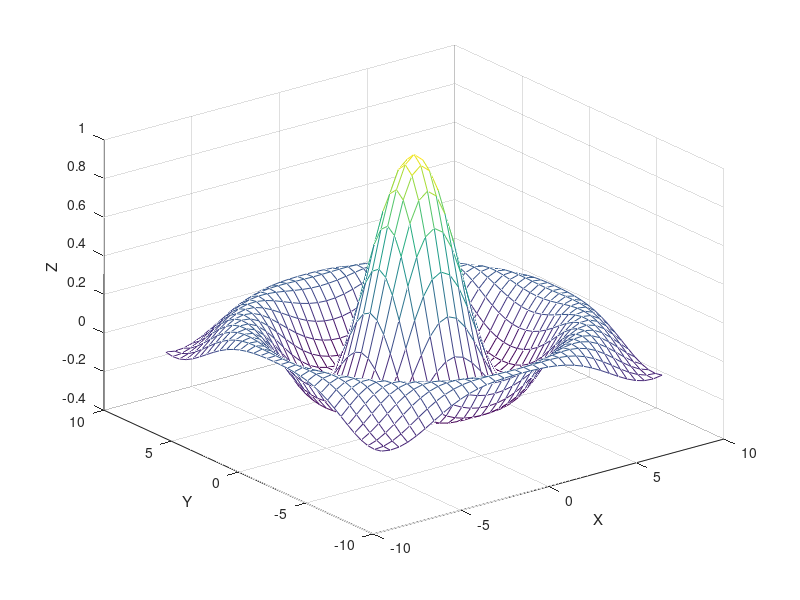
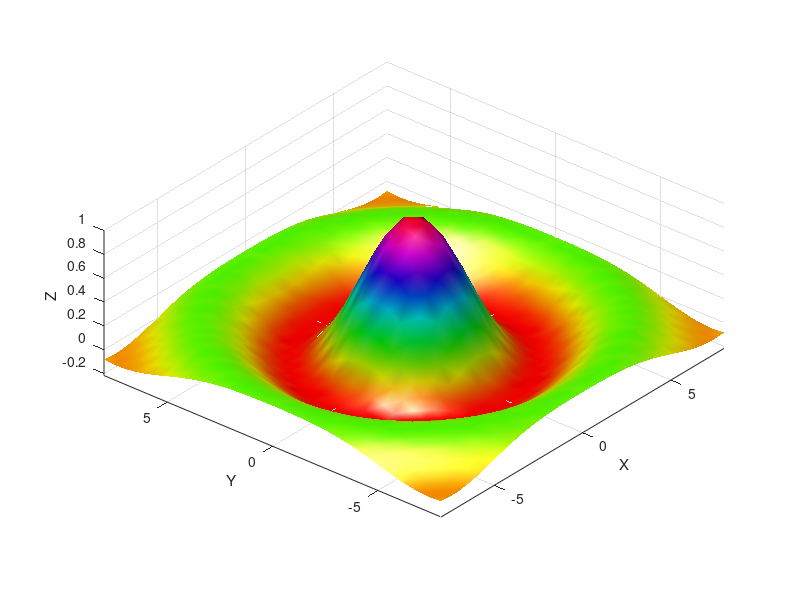

Source code (MATLAB) for these figures, in order: (Note: this script raises an error after producing the figures.)
close all

%% Demo 1
figure(1)
[X, Y] = meshgrid(-8:.5:8);
R = sqrt(X.^2 + Y.^2) + eps;
Z = sin(R)./R;
figure(1)
mesh(X, Y, Z)
xlabel('X')
ylabel('Y')
zlabel('Z')

%% Demo 2
[X,Y] = meshgrid(-8:.5:8);
R = sqrt(X.^2 + Y.^2) + eps;
Z = sin(R)./R;
figure(2)
colormap hsv
surf(X,Y,Z,'FaceColor','interp',...
    'EdgeColor','none',...
    'FaceLighting','gouraud')
daspect([5 5 1])
xlabel('X')
ylabel('Y')
zlabel('Z')
axis tight
view(-50,30)
camlight left

%% Demo 3
% Generate unevenly sampled data
x = rand(100,1)*16 - 8;
y = rand(100,1)*16 - 8;
r = sqrt(x.^2 + y.^2) + eps;
z = sin(r)./r;
 
% Create uniformly spaced data
xlin = linspace(min(x),max(x),33);
ylin = linspace(min(y),max(y),33);
 
% Generate a uniformly spaced grid
[X,Y] = meshgrid(xlin,ylin);
 
% Interpolate the values at the uniformly spaced points
f = scatteredInterpolant(x,y,z);
Z = f(X,Y);
 
% Plot the interpolated and the nonuniform data
figure(3)
mesh(X,Y,Z) %interpolated
axis tight; hold on
plot3(x,y,z,'.','MarkerSize',15) %nonuniform
xlabel('X')
ylabel('Y')
zlabel('Z')

%% Demo 4
t = 0:pi/50:10*pi;
st = sin(t);
ct = cos(t);
 
figure(4)
plot3(st, ct, t, 'r', 'LineWidth', 2)
grid on
xlabel('X')
ylabel('Y')
zlabel('Z')

%% Demo 5
x = linspace(-10,10,1000);
y = x;
[X, Y] = meshgrid(x, y);
Z = X.^2 + Y.^2;
figure(5)
surfc(X, Y, Z, 'EdgeColor', 'none');
colormap('jet')
xlabel('x');
ylabel('y');
zlabel('z');

%% Demo 6
t = linspace(0, 4*pi, 100);
x = t;
y = cos(t);
z = sin(t).^2;
 
figure(6)
subplot(2, 1, 1)
stem3(z, 'filled')                   
xlabel('x');
ylabel('y');
zlabel('z');

subplot(2, 1, 2);
stem3(x, y, z, 'rp')                   
xlabel('x');
ylabel('y');
zlabel('z');

view(-25, 60)

%% Demo 7
% X	Y	Z
triplet_data = [
1	1	152
2	1	89
3	1	100
4	1	100
5	1	100
1	2	103
2	2	0
3	2	100
4	2	100
5	2	100
1	3	89
2	3	13
3	3	100
4	3	100
5	3	100
1	4	115
2	4	100
3	4	187
4	4	200
5	4	111
1	5	100
2	5	85
3	5	111
4	5	97
5	5	48];

% Get column of X, Y, and Z from triplets
X = triplet_data(:, 1);
Y = triplet_data(:, 2);
Z = triplet_data(:, 3);
 
% Reshaping results in three 5?by-5 arrays
x = reshape(X, 5, 5)';
y = reshape(Y, 5, 5)';
z = reshape(Z, 5, 5)';
 
% create a 3?D stem graph
figure(7)
stem3(x,y,z,'MarkerFaceColor','g')
xlabel('X')
ylabel('Y')
zlabel('Z')

%% Demo 8
x = linspace(-5,5,50);
y = linspace(-5,5,50);
[xx,yy] = meshgrid(x,y);
z1 = cos(xx).*cos(yy);
z2 = exp(-0.2*sqrt(xx.^2 + yy.^2));
zz = z1.*z2;
 
figure(8)
ribbon(yy, zz, 1)  
colormap('jet')
xlabel('X')
ylabel('Y')
zlabel('Z')

%% Demo 9
figure(9)
sphere(50)    
colormap('jet')
[x, y, z] = sphere(50);   

hold on
mesh(x, y, -z.^2 + 2)                     
 
surf(x, y, z.^2 - 2)      
axis equal
xlabel('X')
ylabel('Y')
zlabel('Z')

%% Demo 10
x = linspace(-5, 5, 50);
[xx, yy] = meshgrid(x, x);
 
figure(10)
colormap('jet')
 
subplot(2, 2, 1)
zz = -1./(xx.^2 + yy.^2 + 1)-1./...
      ((xx-2).^2 + (yy-2).^2 + 2);
surfc(xx, yy, zz)                                  
shading faceted                                  
 
subplot(2, 2, 2)
zz = 1./(cos(xx).^4 + sin(yy).^4 + 1);
surfc(xx, yy, zz)                                  
shading interp                                    
 
subplot(2, 2, 3)
zz = real(atan(xx + sqrt(-1)*yy));
surfc(xx, yy, zz);                                  
shading flat                                     
 
subplot(2, 2, 4)
zz = 1./(sin(xx) + 2 + abs(yy).*cos(yy).^2);           
h = surfc(xx, yy, zz);                                
set(h, 'edgecolor', 'b')

%% Demo 11

figure(11)
h = ezsurf('sin(sqrt(x^2+y^2))/sqrt(x^2+y^2)',[-6*pi,6*pi]);
view(0,75)
shading interp
lightangle(-45,30)
h.FaceLighting = 'gouraud';
h.AmbientStrength = 0.3;
h.DiffuseStrength = 0.8;
h.SpecularStrength = 0.9;
h.SpecularExponent = 25;
h.BackFaceLighting = 'unlit';

%% Demo 12
[x,y] = meshgrid([-2:.2:2]);
z = x .* exp(-x.^2 - y.^2);
 
figure(12)
surf(x, y, z, gradient(z));
axis tight
xlabel('X')
ylabel('Y')
zlabel('Z')

%% Demo 13
[x,y] = meshgrid([-2:.2:2]);
z = x .* exp(-x.^2 - y.^2);
 
figure(13)
surf(x, y, z, 'FaceAlpha', 'flat',...
    'AlphaDataMapping', 'scaled',...
    'AlphaData', gradient(z),...
    'FaceColor', 'blue')
axis tight
xlabel('X')
ylabel('Y')
zlabel('Z')

%% Demo 14
t = 0:pi/5:2*pi;
figure(14)
patch(sin(t), cos(t), 'y')
axis equal
grid on
xlabel('sin(t)', 'FontSize', 14)
ylabel('cos(t)', 'FontSize', 14)

%% Demo 15
vert = [0 0 0;
        1 0 0;
        1 1 0;
        0 1 0;
        0 0 1;
        1 0 1;
        1 1 1;
        0 1 1];
 
fac = [1 2 6 5;
       2 3 7 6;
       3 4 8 7;
       4 1 5 8;
       1 2 3 4;
       5 6 7 8];
 
figure(15)
patch('Vertices',vert,'Faces',fac,...
    'FaceVertexCData',hsv(8),'FaceColor','interp')
 
xlabel('X', 'FontSize', 14)
ylabel('Y', 'FontSize', 14)
zlabel('Z', 'FontSize', 14)
 
view(3)
axis vis3d

%% Demo 16
[x,y,z,v] = flow;
 
figure(16)
xslice = 5;
yslice = 0;
zslice = 0;
slice(x, y, z, v, xslice, yslice, zslice);
colormap(jet(64));
colorbar('vertical');
view(3);
axis on;
grid on;
light;
lighting phong;
camlight('left');
shading interp;
 
xlabel('X', 'FontSize', 14)
ylabel('Y', 'FontSize', 14)
zlabel('Z', 'FontSize', 14)

%% Demo 17
[x, y, z, v] = flow;
 
figure(17)
xslice = (1:3:9);
yslice = 0;
zslice = 0;
isovalues = (-3.0:0.25:3.0);
contourslice(x,y,z,v,xslice,yslice,zslice,isovalues);
view([-10 40]);
axis on;
grid on;
 
xlabel('X', 'FontSize', 14)
ylabel('Y', 'FontSize', 14)
zlabel('Z', 'FontSize', 14)
